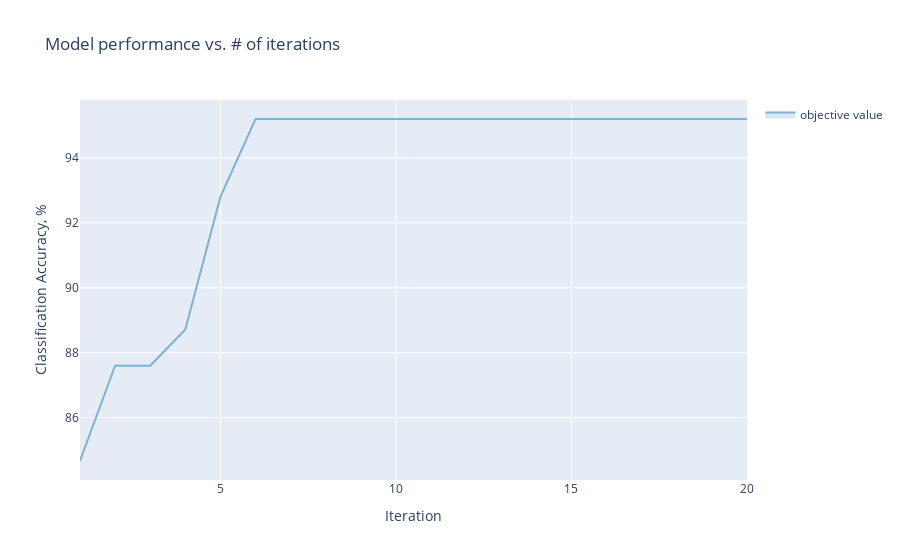

Here is the notebook cell this chart was saved with:
### Markdown cell above
### 5. Plot best objective as a function of the iteration

Show the model accuracy improving as we identify better hyperparameters.

### Code cell
# `plot_single_method` expects a 2-d array of means, because it expects to average means from multiple 
# optimization runs, so we wrap out best objectives array in another array.
best_objectives = np.array([[trial.objective_mean*100 for trial in experiment.trials.values()]])
best_objective_plot = optimization_trace_single_method(
    y=np.maximum.accumulate(best_objectives, axis=1),
    title="Model performance vs. # of iterations",
    ylabel="Classification Accuracy, %",
)
render(best_objective_plot)

### Figure 1 — Plotly figure (JSON) as saved in the notebook; plotly's stock layout.template omitted (floating-point values rounded to 4 significant figures)
{"data": [{"hoverinfo": "none", "legendgroup": "", "line": {"width": 0}, "mode": "lines", "showlegend": false, "x": [1, 2, 3, 4, 5, 6, 7, 8, 9, 10, 11, 12, 13, 14, 15, 16, 17, 18, 19, 20], "y": [84.67, 87.6, 87.6, 88.72, 92.8, 95.2, 95.2, 95.2, 95.2, 95.2, 95.2, 95.2, 95.2, 95.2, 95.2, 95.2, 95.2, 95.2, 95.2, 95.2], "type": "scatter"}, {"fill": "tonexty", "fillcolor": "rgba(128,177,211,0.3)", "legendgroup": "objective value", "line": {"color": "rgba(128,177,211,1)"}, "mode": "lines", "name": "objective value", "x": [1, 2, 3, 4, 5, 6, 7, 8, 9, 10, 11, 12, 13, 14, 15, 16, 17, 18, 19, 20], "y": [84.67, 87.6, 87.6, 88.72, 92.8, 95.2, 95.2, 95.2, 95.2, 95.2, 95.2, 95.2, 95.2, 95.2, 95.2, 95.2, 95.2, 95.2, 95.2, 95.2], "type": "scatter"}, {"fill": "tonexty", "fillcolor": "rgba(128,177,211,0.3)", "hoverinfo": "none", "legendgroup": "", "line": {"width": 0}, "mode": "lines", "showlegend": false, "x": [1, 2, 3, 4, 5, 6, 7, 8, 9, 10, 11, 12, 13, 14, 15, 16, 17, 18, 19, 20], "y": [84.67, 87.6, 87.6, 88.72, 92.8, 95.2, 95.2, 95.2, 95.2, 95.2, 95.2, 95.2, 95.2, 95.2, 95.2, 95.2, 95.2, 95.2, 95.2, 95.2], "type": "scatter"}], "layout": {"showlegend": true, "title": {"text": "Model performance vs. # of iterations"}, "xaxis": {"title": {"text": "Iteration"}}, "yaxis": {"title": {"text": "Classification Accuracy, %"}}}}
